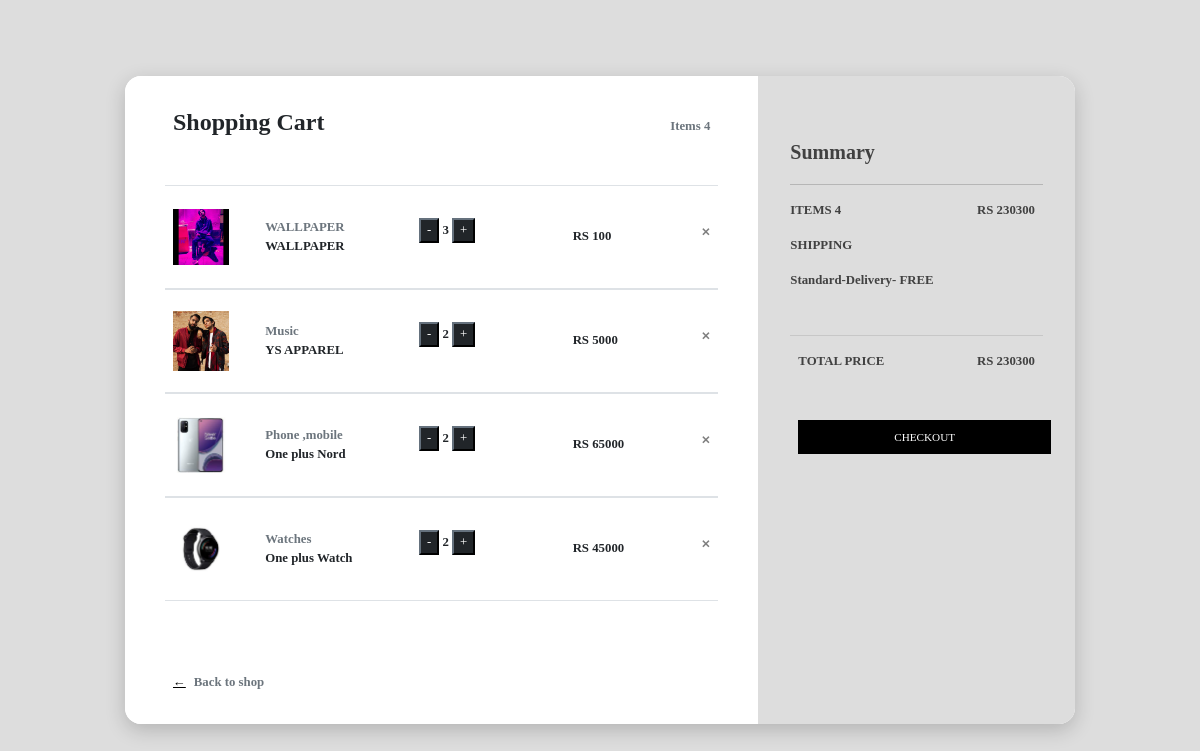
/shop/shoppingcart, run on an earlier commit of the app's database.
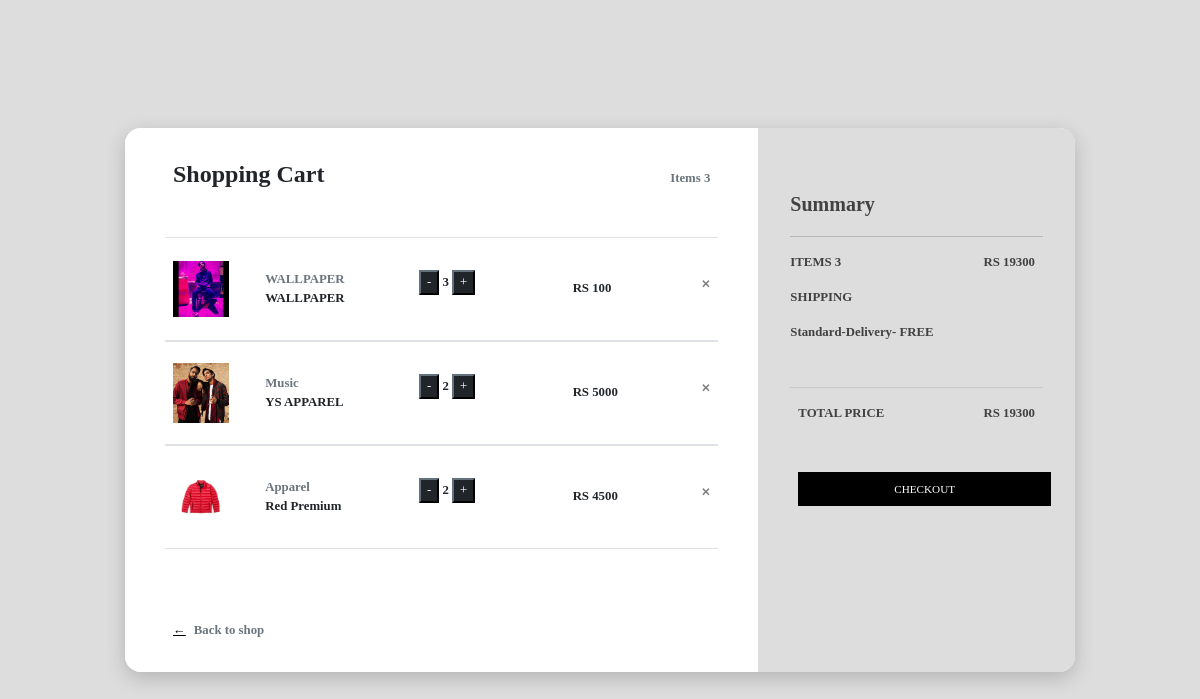
And on a later commit of the database.
### shop/models.py (models this page shows)
class Cart(models.Model):
    cart_id = models.AutoField(primary_key = True)
    product_id = models.ForeignKey(Product, on_delete=models.CASCADE)
    quantity = models.IntegerField(default=0)

class Product(models.Model):
    product_id = models.AutoField(primary_key=True)
    product_name = models.CharField(max_length=50)
    desc = models.CharField(max_length=300)
    category = models.CharField(max_length=50,default="")
    subcategory = models.CharField(max_length=50,default="")
    price = models.IntegerField(default=0)
    image = models.ImageField(upload_to="shop/images",default="")
    def __str__(self):
        return self.product_name

### shop/views.py (the view)
# urls.py: path("shoppingcart",views.shoppingcart, name = 'shoppingcart')
def shoppingcart(request):
    if request.method == "POST":
            Invoice.objects.all().delete()
    cart = Cart.objects.all()
    print("I AM CART ", cart[0].product_id.price)
    total = 0
    for i in cart:
        total = total + i.product_id.price * i.quantity
    print(total)
    length = len(cart)
    params = {'cart' : cart , 'total': total , 'length' : length }
    return render(request,'shop/shoppingcart.html', params )

### shop/templates/shop/shoppingcart.html (shortened to what this page needs)
{% block css %}
<head>
       <link href="//maxcdn.bootstrapcdn.com/bootstrap/4.1.1/css/bootstrap.min.css" rel="stylesheet" id="bootstrap-css">
    <link href="https://cdn.jsdelivr.net/npm/bootstrap@5.1.3/dist/css/bootstrap.min.css" rel="stylesheet">
    {% load static %}
    <link rel="stylesheet" href="{% static 'shoppingcart.css' %}">
</head>
{% endblock %}
{% block body %}
<div class="card">
    <div class="row">
        <div class="col-md-8 cart">
            <div class="title">
                <div class="row">
                    <div class="col">
                        <h4><b>Shopping Cart</b></h4>
                    </div>
                    <div class="col align-self-center text-right text-muted">Items {{length}}</div>
                </div>
            </div>
            {% for product in cart %}
            <div class="row border-top border-bottom">
                <div class="row main align-items-center">
                    <div class="col-2"><img class="img-fluid" src='/media/{{product.product_id.image}}'></div>
                    <div class="col">
                        <div class="row text-muted">{{product.product_id.category}}</div>
                        <div class="row">{{product.product_id}}</div>
                    </div>
                    <div class="col"> <form action="/shop/shoppingcart/" method="POST" >  <button name="rem"  type="submit" class=" btn-dark">-</button>
{{product.quantity}} <button type="button" name="add" class="btn-dark">+</button>
</form> </div>
                    <div class="col">RS {{product.product_id.price}} <span class="close">&#10005;</span></div>
                </div>
            </div>
            {% endfor %}
            <div class="back-to-shop"><a href="/shop">&leftarrow;</a><span class="text-muted">Back to shop</span></div>
        </div>
        <div class="col-md-4 summary">
            <div>
                <h5><b>Summary</b></h5>
            </div>
            <hr>
            <div class="row">
                <div class="col" style="padding-left:0;">ITEMS {{length}}</div>
                <div class="col text-right">RS {{total}}</div>
            </div>
            <form>
                <p>SHIPPING</p>
                    <p >Standard-Delivery- FREE </p>
            </form>
            <div class="row" style="border-top: 1px solid rgba(0,0,0,.1); padding: 2vh 0;">
                <div class="col">TOTAL PRICE</div>
                <div class="col text-right">RS {{total}}</div>
            </div> <a href="/shop/checkout" ><button  class="btn">CHECKOUT</button></a>
        </div>
    </div>
</div>
{% endblock %}

### shop/static/shoppingcart.css (style rules this page uses)
.title { margin-bottom: 5vh }
.card { margin: auto; max-width: 950px; width: 90%; box-shadow: 0 6px 20px 0 rgba(0, 0, 0, 0.19); border-radius: 1rem; border: transparent }
.cart { background-color: #fff; padding: 4vh 5vh; border-bottom-left-radius: 1rem; border-top-left-radius: 1rem }
.summary { background-color: #ddd; border-top-right-radius: 1rem; border-bottom-right-radius: 1rem; padding: 4vh; color: rgb(65, 65, 65) }
.row { margin: 0 }
.title b { font-size: 1.5rem }
.main { margin: 0; padding: 2vh 0; width: 100% }
.col-2, .col { padding: 0 1vh }
a { padding: 0 1vh }
.close { margin-left: auto; font-size: 0.7rem }
img { width: 3.5rem }
.back-to-shop { margin-top: 4.5rem }
h5 { margin-top: 4vh }
hr { margin-top: 1.25rem }
form { padding: 2vh 0 }
.btn { background-color: #000; border-color: #000; color: white; width: 100%; font-size: 0.7rem; margin-top: 4vh; padding: 1vh; border-radius: 0 }
a { color: black }

What changed in the data, as far as the page shows it:
removed Cart: product_id.image (picture), product_id.category "Phone ,mobile", product_id "One plus Nord", quantity "2", product_id.price "65000"
removed Cart: product_id.image (picture), product_id.category "Watches", product_id "One plus Watch", quantity "2", product_id.price "45000"
added Cart: product_id.image (picture), product_id.category "Apparel", product_id "Red Premium", quantity "2", product_id.price "4500"
Also different on the page:
{{ length }}: "4" → "3"
{{ total }}: "230300" → "19300"
